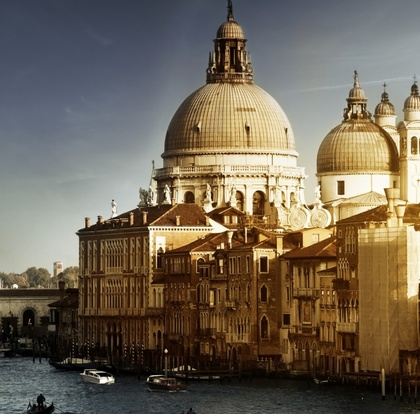
%> input picture code/venice2.jpg, 420 x 414 px, shrunk from 925 x 911 before the run
$ octave project.m   (GNU Octave 9; MATLAB toolbox functions it lacks are replaced by stand-ins)
%> lines starting %> are read from the running program, lines starting %| are printed output that depends on the picture
### code/Color2Grey.m
function grey_img = Color2Grey( img )
%COLOR2GREY Summary of this function goes here
%   Detailed explanation goes here
[w,h,~] = size(img);
grey_img = zeros(w,h);
for ab=1:w
    for or=1:h
        grey_img(ab,or) = (1/3)*(img(ab, or, 1) + img(ab, or, 2) + img(ab, or, 3));
    end
end
end

### code/gaussian_convolution.m
function [O]=gaussian_convolution(I,sigma)
% This function computes the convolution of the grayscale image I with a
% gaussian of variance sigma

if size(I,3)~=1
    error('The image must be grayscale');
end

G=gaussian_filter_2d(sigma);
% note that this can be done using the image processing toolbox function
% 'fspecial' which is not available at the ENPC

O=conv2(I,G,'same');
% note that this can be done using the image processing toolbox function
% 'imfilter' which is not available at the ENPC

end

### code/anisotropicDiff.m
function actualized_img = anisotropicDiff( img, lambda, kappa )
%UNTITLED Summary of this function goes here
%   Detailed explanation goes here
[w,h] = size(img);
actualized_img = zeros(size(img));

for ab = 1:w
    for or = 1:h
        dif_coef = compute_coef(img, ab, or, kappa);
        fin_diff = compute_difference(img, ab, or);
        actualized_img(ab,or) = img(ab,or) + lambda*(dif_coef(1)*fin_diff(1) + dif_coef(2)*fin_diff(2) + dif_coef(3)*fin_diff(3) + dif_coef(4)*fin_diff(4));
    end
end

end

### code/anisotropic.m
function ani_blurred_img = anisotropic(img, lambda, kappa, tau)
%ANISOTROPIC Summary of this function goes here
%   Detailed explanation goes here
nb_iterations = tau;
ani_blurred_img = img;
    for k=1:nb_iterations
        ani_blurred_img = anisotropicDiff(ani_blurred_img, lambda, kappa);
    end
end

### code/gaussian_filter_2d.m
function f=gaussian_filter_2d(sigma)

x= -ceil(3*sigma):ceil(3*sigma);
v= exp(-x.^2/(2*sigma));
f= v'*v;
f= f/sum(f(:));
% the output matrix f should be an approximation of a 2D Gaussian filter of
% variance sigma^2 . The size of f can be adapted to sigma, for example
% f can be square of size 1+2*ceil(3*sigma)
% Tip: use the ideas of the 1D Gaussian in intro.m
% Warning : make sure sum(f(:))==1.
% Test your code by visualizing f for different sigma (e.g. 1,2 and 10)

end

### code/project.m
%-- TIVA - Project by Simon Lebastard --------------------------------%
%-- Comparison of the isotropic and anisotropic diffusion processes --%

% 1) Classic isotropic diffusion process

Irgb = imread('venice2.jpg');
%> Irgb is the input picture: size 414x420x3 uint8; mean R, G, B 112.9, 101.8, 85.6
[h,w,c]=size(Irgb);
%> h = 414; w = 420; c = 3
Irgb=double(Irgb)./255;
%> Irgb: size 414x420x3 double
I=Color2Grey(Irgb);
%> after the loop in Color2Grey, `for ab=1:w`:
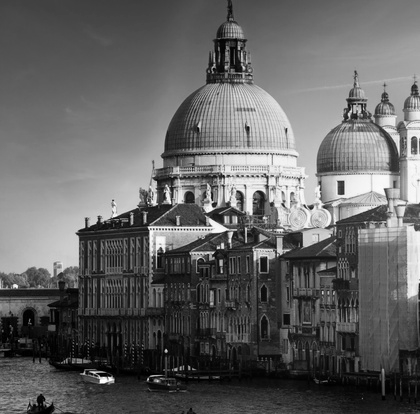
%> grey_img: size 414x420 double; min 0, max 0.997, mean 0.393

I_blurred_1=gaussian_convolution(I,2);
%> in gaussian_convolution, `O=conv2(I,G,'same');`:
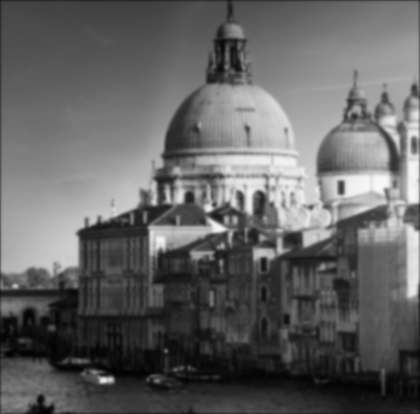
%> O: size 414x420 double; min 0.00234, max 0.976, mean 0.391
I_blurred_3=gaussian_convolution(I,5);

figure(1); clf(1);
imagesc(I); colormap(gray);
title('Original image');

figure(2); clf(2);
imagesc(I_blurred_1); colormap(gray);
title('Disparity Image for isotropic diffusion, kernel size 2');

figure(3); clf(3);
imagesc(I_blurred_3); colormap(gray);
title('Disparity Image for isotropic diffusion, kernel size 5');

I_an_blurred_1 = anisotropic(I,0.25,0.2,50);
%> (the run ends here)
